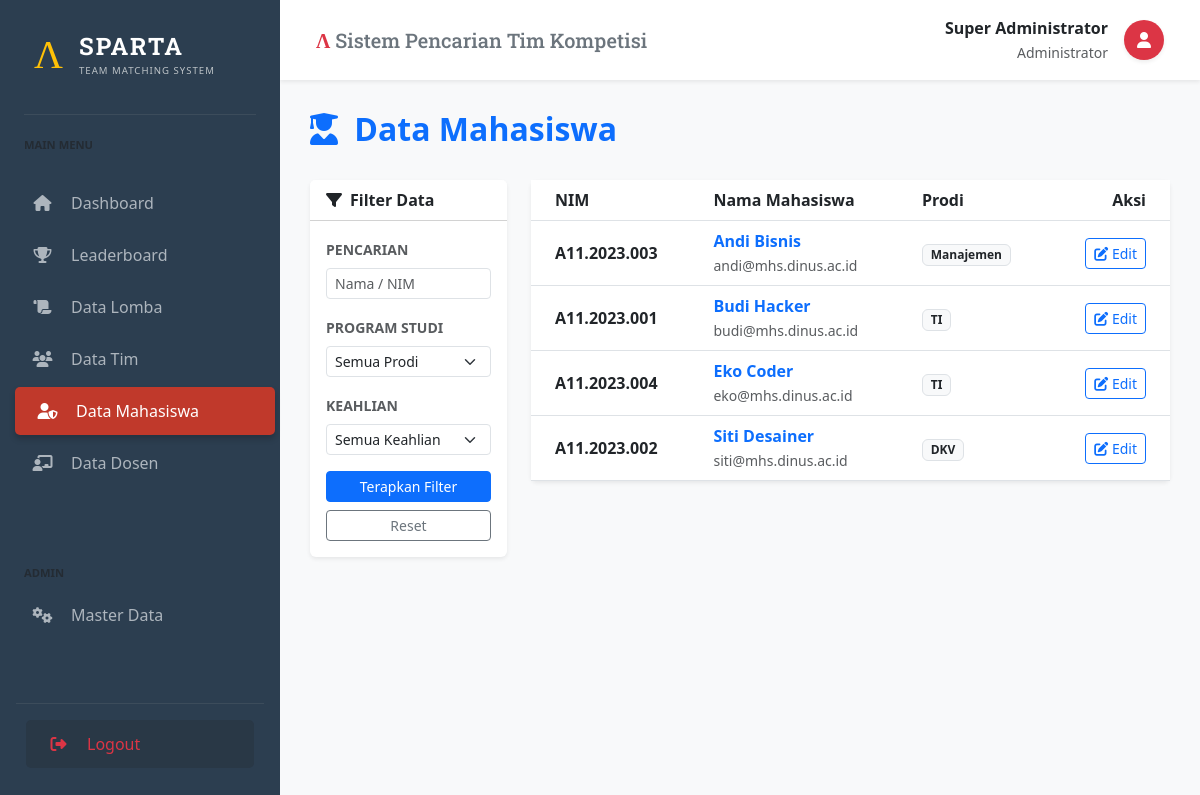
Page /index.php?page=mahasiswa (signed in) on the earlier database version.
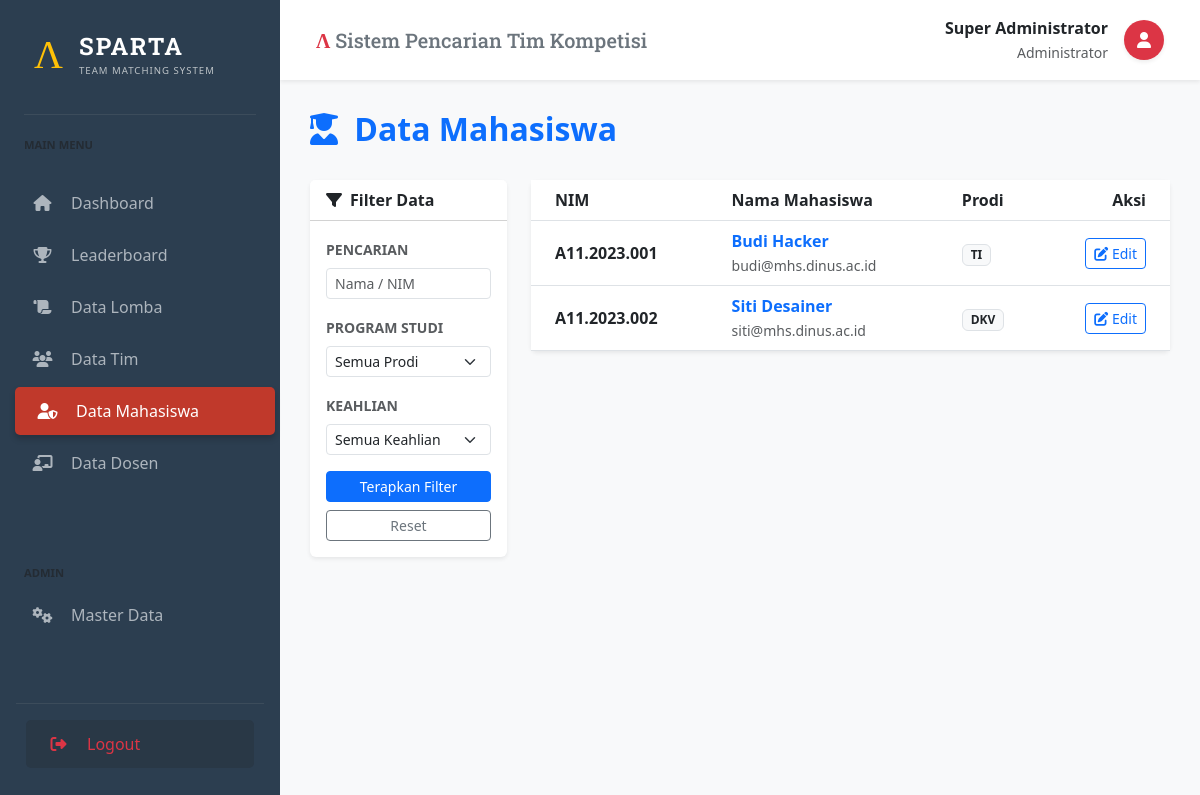
Same page on the later database version.
### tables this page shows
CREATE TABLE Mahasiswa (
    ID_Mahasiswa INT AUTO_INCREMENT PRIMARY KEY,
    NIM VARCHAR(20) UNIQUE NOT NULL,
    Nama_Mahasiswa VARCHAR(150) NOT NULL,
    Email VARCHAR(100) UNIQUE NOT NULL,
    Password_Hash VARCHAR(255) NOT NULL,
    Tempat_Lahir VARCHAR(50),
    Tanggal_Lahir DATE,
    Bio TEXT,
    Total_Poin FLOAT DEFAULT 0,  
    ID_Prodi INT,
    FOREIGN KEY (ID_Prodi) REFERENCES Prodi(ID_Prodi) ON DELETE SET NULL
);

CREATE TABLE Prodi (
    ID_Prodi INT AUTO_INCREMENT PRIMARY KEY,
    Nama_Prodi VARCHAR(100) NOT NULL,
    Fakultas VARCHAR(100) NOT NULL
);

### src/pages/mahasiswa.php (the view, shortened to what the changed rows need)
<?php
$view = $_GET['view'] ?? 'list';
$idEdit = $_GET['id'] ?? 0;
$prodiList = $pdo->query("SELECT * FROM Prodi")->fetchAll();
$keahlianList = $pdo->query("SELECT * FROM Keahlian")->fetchAll();
if ($view == 'detail' && $idEdit) {
    $stmt = $pdo->prepare("SELECT m.*, p.Nama_Prodi, p.Fakultas FROM Mahasiswa m LEFT JOIN Prodi p ON m.ID_Prodi = p.ID_Prodi WHERE m.ID_Mahasiswa = ?");
    $stmt->execute([$idEdit]);
    $mhs = $stmt->fetch();
    $stmtSkill = $pdo->prepare("SELECT ID_Keahlian FROM Mahasiswa_Keahlian WHERE ID_Mahasiswa = ?");
    $stmtSkill->execute([$idEdit]);
    $mySkills = $stmtSkill->fetchAll(PDO::FETCH_COLUMN);
    ?>
    <div class="mb-3"><a href="?page=mahasiswa" class="btn btn-outline-secondary btn-sm"><i class="fas fa-arrow-left me-2"></i>Kembali ke Data</a></div>
    <div class="row">
        <div class="col-md-4">
            <div class="card shadow-sm text-center p-4">
                <div class="mx-auto mb-3 bg-primary text-white rounded-circle d-flex align-items-center justify-content-center" style="width: 100px; height: 100px; font-size: 2.5rem;">
                    <?= substr($mhs['Nama_Mahasiswa'], 0, 1) ?>
                </div>
                <h4><?= htmlspecialchars($mhs['Nama_Mahasiswa']) ?></h4>
                <p class="text-muted mb-1"><?= $mhs['NIM'] ?></p>
                <span class="badge bg-info text-dark mb-3"><?= $mhs['Nama_Prodi'] ?></span>
                <div class="border-top pt-3 text-start">
                    <small class="text-muted text-uppercase fw-bold">Total Points</small>
                    <h3 class="text-warning fw-bold"><i class="fas fa-trophy me-2"></i><?= number_format($mhs['Total_Poin']) ?></h3>
                </div>
            </div>
        </div>
        <div class="col-md-8">
            <div class="card shadow-sm">
                <div class="card-header bg-white fw-bold"><i class="fas fa-user-edit me-2"></i>Edit Biodata Lengkap</div>
                <div class="card-body">
                    <form method="POST">
                        <input type="hidden" name="action" value="save_profile">
                        <input type="hidden" name="id_mahasiswa" value="<?= $mhs['ID_Mahasiswa'] ?>">
                        <div class="row mb-3">
                            <div class="col-md-6">
                                <label class="form-label">Nama Lengkap</label>
                                <input type="text" name="nama" class="form-control" value="<?= htmlspecialchars($mhs['Nama_Mahasiswa']) ?>" required>
                            </div>
                            <div class="col-md-6">
                                <label class="form-label">Email</label>
                                <input type="email" name="email" class="form-control" value="<?= htmlspecialchars($mhs['Email']) ?>" required>
                            </div>
                        </div>
                        <div class="row mb-3">
                            <div class="col-md-6">
                                <label class="form-label">Tempat Lahir</label>
                                <input type="text" name="tempat_lahir" class="form-control" value="<?= htmlspecialchars($mhs['Tempat_Lahir'] ?? '') ?>">
                            </div>
                            <div class="col-md-6">
                                <label class="form-label">Tanggal Lahir</label>
                                <input type="date" name="tgl_lahir" class="form-control" value="<?= $mhs['Tanggal_Lahir'] ?>">
                            </div>
                        </div>
                        <div class="mb-3">
                            <label class="form-label">Program Studi</label>
                            <select name="prodi" class="form-select">
                                <?php foreach($prodiList as $p): ?>
                                    <option value="<?= $p['ID_Prodi'] ?>" <?= $p['ID_Prodi'] == $mhs['ID_Prodi'] ? 'selected' : '' ?>>
                                        <?= $p['Nama_Prodi'] ?> (<?= $p['Fakultas'] ?>)
                                    </option>
                                <?php endforeach; ?>
                            </select>
                        </div>
                        <div class="mb-3">
                            <label class="form-label">Bio Singkat</label>
                            <textarea name="bio" class="form-control" rows="3"><?= htmlspecialchars($mhs['Bio'] ?? '') ?></textarea>
                        </div>
                        <div class="mb-3">
                            <label class="form-label d-block">Keahlian / Skill</label>
                            <div class="row g-2">
                                <?php foreach($keahlianList as $k): ?>
                                <div class="col-md-4">
                                    <div class="form-check">
                                        <input class="form-check-input" type="checkbox" name="skills[]" value="<?= $k['ID_Keahlian'] ?>" id="skill<?= $k['ID_Keahlian'] ?>" <?= in_array($k['ID_Keahlian'], $mySkills) ? 'checked' : '' ?>>
                                        <label class="form-check-label" for="skill<?= $k['ID_Keahlian'] ?>"><?= $k['Nama_Keahlian'] ?></label>
                                    </div>
                                </div>
                                <?php endforeach; ?>
                            </div>
                        </div>
                        <div class="text-end">
                            <button type="submit" class="btn btn-primary">Simpan Perubahan</button>
                        </div>
                    </form>
                </div>
            </div>
        </div>
    </div>
    <?php
} else {
    $sql = "SELECT DISTINCT m.*, p.Nama_Prodi
            FROM Mahasiswa m
            LEFT JOIN Prodi p ON m.ID_Prodi = p.ID_Prodi
            LEFT JOIN Mahasiswa_Keahlian mk ON m.ID_Mahasiswa = mk.ID_Mahasiswa
            WHERE 1=1";
    $params = [];
    $sql .= " ORDER BY m.Nama_Mahasiswa ASC";
    $stmt = $pdo->prepare($sql);
    $stmt->execute($params);
    $mahasiswaList = $stmt->fetchAll();
    ?>
    <div class="d-flex justify-content-between align-items-center mb-4">
        <h2 class="fw-bold text-primary"><i class="fas fa-user-graduate me-2"></i> Data Mahasiswa</h2>
    </div>
    <div class="row">
        <div class="col-md-9">
            <div class="card shadow-sm border-0">
                <div class="card-body p-0">
                    <div class="table-responsive">
                        <table class="table table-hover align-middle mb-0">
                            <thead class="bg-light">
                                <tr>
                                    <th class="ps-4">NIM</th>
                                    <th>Nama Mahasiswa</th>
                                    <th>Prodi</th>
                                    <th class="text-end pe-4">Aksi</th>
                                </tr>
                            </thead>
                            <tbody>
                                <?php foreach($mahasiswaList as $m): ?>
                                <tr onclick="window.location='?page=mahasiswa&view=detail&id=<?= $m['ID_Mahasiswa'] ?>'" style="cursor: pointer;">
                                    <td class="ps-4 fw-bold"><?= $m['NIM'] ?></td>
                                    <td>
                                        <div class="fw-bold text-primary"><?= htmlspecialchars($m['Nama_Mahasiswa']) ?></div>
                                        <small class="text-muted"><?= $m['Email'] ?></small>
                                    </td>
                                    <td><span class="badge bg-light text-dark border"><?= $m['Nama_Prodi'] ?></span></td>
                                    <td class="text-end pe-4">
                                        <button class="btn btn-sm btn-outline-primary"><i class="fas fa-edit"></i> Edit</button>
                                    </td>
                                </tr>
                                <?php endforeach; ?>
                            </tbody>
                        </table>
                    </div>
                </div>
            </div>
        </div>
    </div>
<?php } ?>

Differences in the rows shown:
removed mahasiswa: NIM "A11.2023.003", Nama_Mahasiswa "Andi Bisnis", Email "andi@mhs.dinus.ac.id", ID_Prodi.Nama_Prodi "Manajemen"
removed mahasiswa: NIM "A11.2023.004", Nama_Mahasiswa "Eko Coder", Email "eko@mhs.dinus.ac.id", ID_Prodi.Nama_Prodi "TI"
